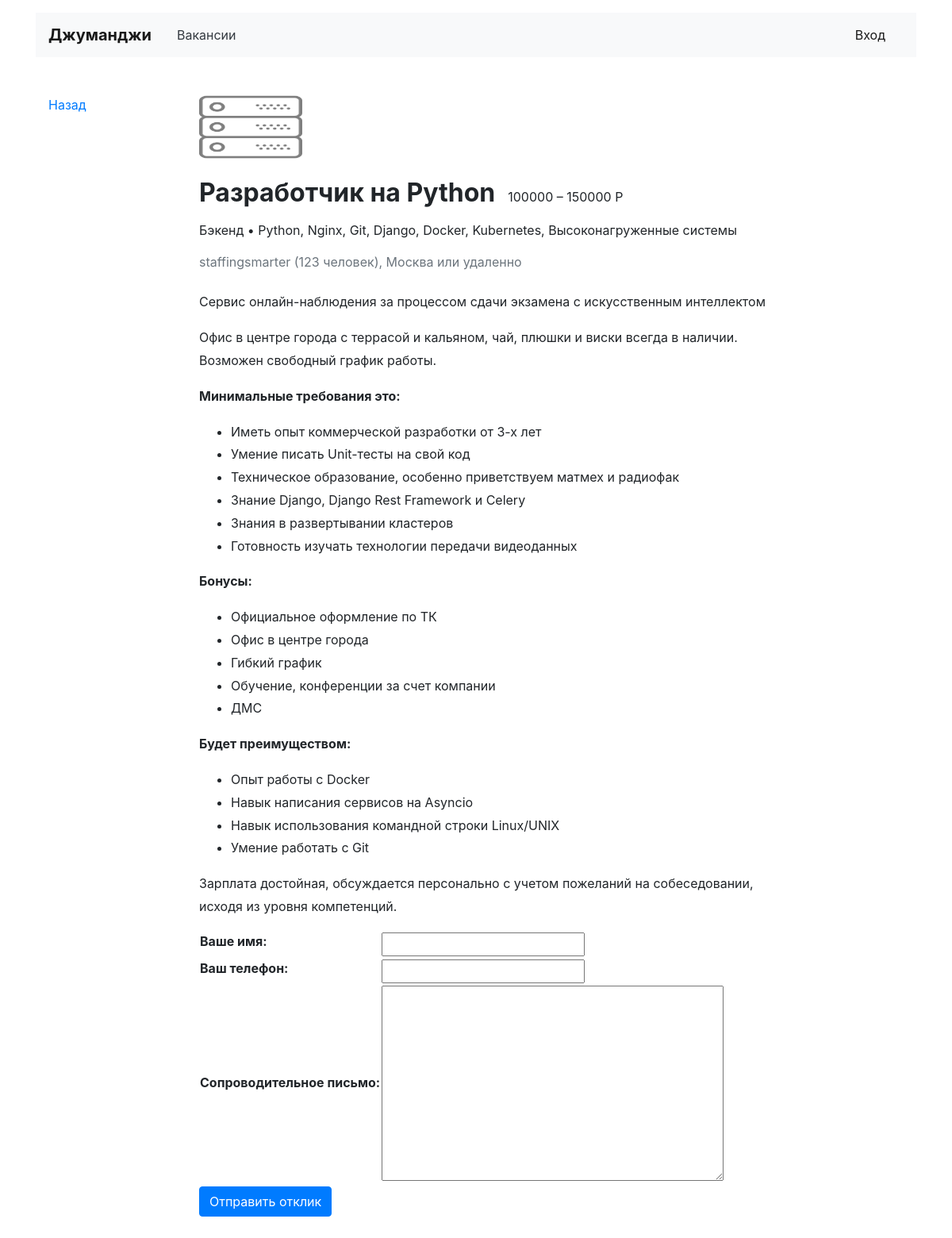
Page /vacancies/6 on the committed database.
### vacancy/models.py (models this page shows, shortened)
class Vacancy(models.Model):
    title = models.CharField(max_length=120)
    specialty = models.ForeignKey(Specialty, on_delete=models.CASCADE, related_name='vacancies')
    company = models.ForeignKey(Company, on_delete=models.CASCADE, related_name='vacancies')
    skills = models.CharField(max_length=120)
    description = models.TextField()
    salary_min = models.IntegerField()
    salary_max = models.IntegerField()
    published_at = models.DateField()

class Specialty(models.Model):
    code = models.CharField(max_length=20)
    title = models.CharField(max_length=120)
    picture = models.ImageField(upload_to=MEDIA_SPECIALITY_IMAGE_DIR)

class Company(models.Model):
    name = models.CharField(max_length=120)
    location = models.CharField(max_length=120)
    logo = models.ImageField(upload_to=MEDIA_COMPANY_IMAGE_DIR)
    description = models.TextField()
    employee_count = models.IntegerField()
    owner = models.OneToOneField(User, on_delete=models.CASCADE)

### vacancy/views.py (the view, shortened to what this page needs)
# urls.py: path('vacancies/<int:vacancy_pk>', VacancyView.as_view(), name='vacancy'),
class VacancyView(View):
    def get(self, request, vacancy_pk):
        vacancy = get_object_or_404(Vacancy, pk=vacancy_pk)
        form = SendApplicationsForm()
        return render(request, 'vacancy.html', context={
            'vacancy': vacancy,
            'form': form,
        })

### vacancy/forms.py
class SendApplicationsForm(forms.ModelForm):
    class Meta:
        model = Application
        fields = ('written_username', 'written_phone', 'written_cover_letter')
        labels = {
            'written_username': 'Ваше имя',
            'written_phone': 'Ваш телефон',
            'written_cover_letter': 'Сопроводительное письмо',
        }

### vacancy/templates/vacancy.html (shortened to what this page needs)
{% extends 'base.html' %}
{% block container %}
  <main class="container mt-3 pb-5">
    <div class="row mt-5">
      <div class="col-12 col-lg-2">
        <div class="pl-3 mb-5">
          <p><a href="{% url 'vacancies' %}">Назад</a></p>
        </div>
      </div>
      <div class="col-12 col-lg-8">
        <section class="pl-3">
          <a href="#"><img src="{{ vacancy.specialty.picture.url }}" width="130" height="80" alt=""></a>
          <div class="d-flex align-items-baseline align-content-baseline">
            <h1 class="h2 mt-4 font-weight-bold" >{{vacancy.title}}</h1>
            <p class="m-0 pl-3">{{ vacancy.salary_min }} – {{ vacancy.salary_max }} Р</p>
          </div>
          <p class="mt-2">{{vacancy.specialty.title}} • {{ vacancy.skills }} </p>
          <p class="text-muted mb-4">{{vacancy.company.name}} ({{vacancy.company.employee_count}} человек), {{vacancy.company.location}} или удаленно</p>
          <div style="line-height: 1.8;">
            <p>{{vacancy.company.description}}</p>
            {{vacancy.description|safe}}
          </div>
         <form method="post" action="">
          <table>{{ form.as_table }}</table>
          <button type="submit" class="btn btn-primary">Отправить отклик</button>
         </form>
        </section>
      </div>
    </div>
  </main>
{% endblock %}

### rows in the picture
Vacancy: specialty.picture (picture), title "Разработчик на Python", salary_min "100000", salary_max "150000", specialty "Бэкенд", skills "Python, Nginx, Git, Django, Docker, Kubernetes, Высоконагруженные системы", company.name "staffingsmarter", company.employee_count "123", company.location "Москва", company.description "Сервис онлайн-наблюдения за процессом сдачи экзамена с искусственным интеллектом", description "Офис в центре города с террасой и кальяном, чай, плюшки и виски всегда в наличии. Возможен свободный график работы. Минимальные требования это: Иметь опыт коммерческой разработки от 3-х лет Умение писать Unit-тесты на свой код Техническое образование, особенно приветствуем матмех и радиофак Знание Django, Django Rest Framework и Celery Знания в развертывании кластеров Готовность изучать технологии передачи видеоданных Бонусы: Официальное оформление по ТК Офис в центре города Гибкий график Обучение, конференции за счет компании ДМС Будет преимуществом: Опыт работы с Docker Навык написания сервисов на Asyncio Навык использования командной строки Linux/UNIX Умение работать с Git Зарплата…"
